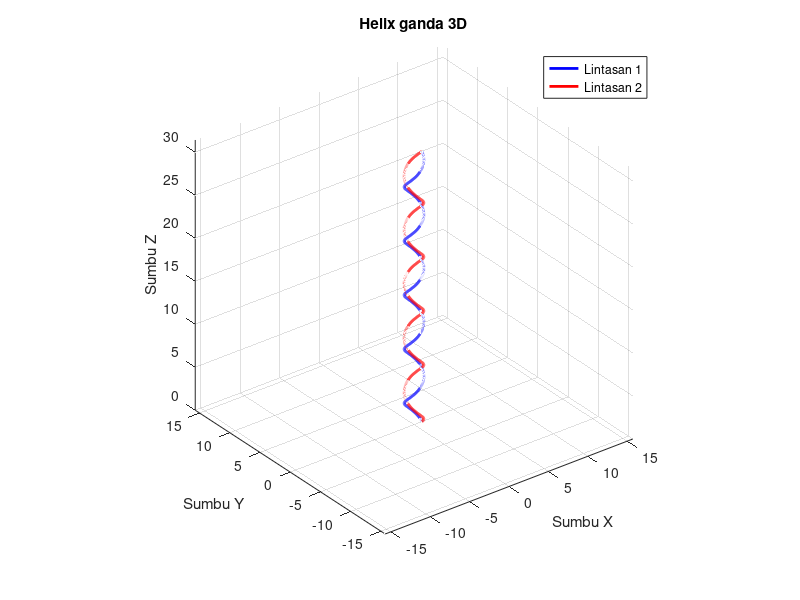

Write the MATLAB code that produced this figure.
t = linspace(0, 10*pi, 1000)

% Pendefinisian z
z = t;

% menentukan nilai lintasan 1
x1 = cos(t);
y1 = sin(t);

% menentukan nilai lintasan 2
x2 = cos(t);
y2 = -sin(t);

% Plotting
figure;

plot3(x1, y1, z, 'b', 'LineWidth', 2); # Lintasan 1
hold on;
plot3(x2, y2, z, 'r', 'LineWidth', 2); # Lintasan 2
hold off;
title('Helix ganda 3D');
legend('Lintasan 1', 'Lintasan 2');
xlabel('Sumbu X');
ylabel('Sumbu Y');
zlabel('Sumbu Z');
grid on;
axis equal;

% vim:ft=matlab
